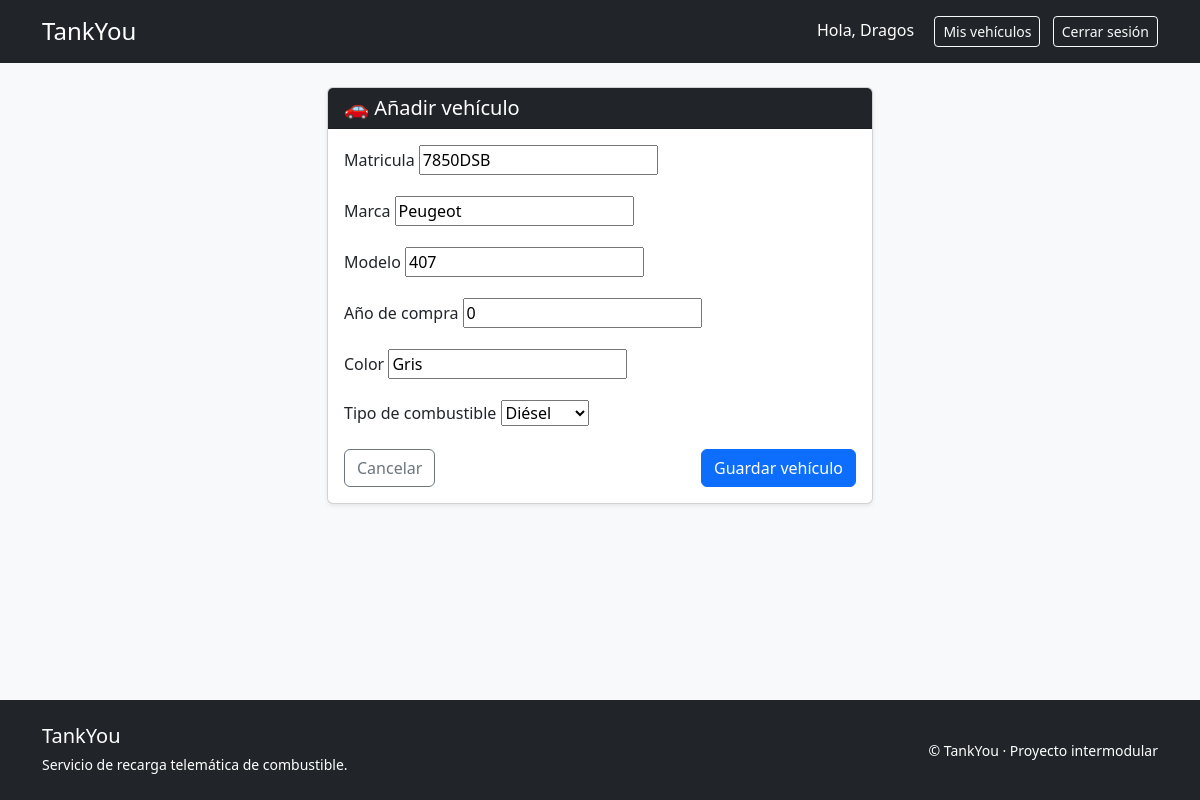
Screenshot of /vehicles/editar/1/ (signed in) with the database file from the repository.
### users/models.py (models this page shows, shortened)
class Usuario(AbstractBaseUser, PermissionsMixin):
    nombre = models.CharField(max_length=50)
    apellidos = models.CharField(max_length=100)
    email = models.EmailField(max_length=100, unique=True)
    fecha_nacimiento = models.DateField(null=True, blank=True)
    dni = models.CharField(max_length=20, unique=True, null=True, blank=True)
    direccion = models.CharField(max_length=150, null=True, blank=True)
    telefono = models.CharField(max_length=25, null=True, blank=True)
    verificado = models.BooleanField(default=False)
    is_active = models.BooleanField(default=True)
    is_admin = models.BooleanField(default=False)
    is_staff = models.BooleanField(default=False)
    create_date = models.DateTimeField(auto_now_add=True)
    update_date = models.DateTimeField(auto_now=True)
    objects = MyUserManager()
    USERNAME_FIELD = 'email'
    REQUIRED_FIELDS = ['nombre', 'apellidos']

### vehicles/models.py (models this page shows, shortened)
class Vehiculo(models.Model):
    TIPO_COMBUSTIBLE_CHOICES = [
        ('gasolina', 'Gasolina'),
        ('diesel', 'Diésel'),
    ]
    usuario = models.ForeignKey(verbose_name='Usuario', to=Usuario, on_delete=models.CASCADE, related_name='vehiculos')
    matricula = models.CharField(verbose_name='Matricula', max_length=50, unique=True)
    modelo = models.CharField(verbose_name='Modelo', max_length=50)
    marca = models.CharField(verbose_name='Marca', max_length=50)
    color = models.CharField(verbose_name='Color', max_length=30)
    tipo_combustible = models.CharField(verbose_name='Tipo de combustible', max_length=20, choices=TIPO_COMBUSTIBLE_CHOICES)
    anyo_compra = models.IntegerField(verbose_name='Año de compra', default=0)
    class Meta:
        constraints = [
            models.UniqueConstraint(fields=['matricula'], name='unique_matricula')
        ]
    class Meta:
        verbose_name = "Vehículo"
        verbose_name_plural = "Vehículos"
        ordering = ['marca', 'modelo', 'matricula']

### vehicles/views.py (the view)
# urls.py: path("vehicles/editar/<int:pk>/", vehicle_views.VehiclesUpdateView.as_view(), name="vehiculo_editar"),
class VehiclesUpdateView(LoginRequiredMixin, UpdateView):
    model = Vehiculo
    fields = ['matricula', 'marca', 'modelo', 'anyo_compra', 'color', 'tipo_combustible']
    success_url = reverse_lazy('vehicles')
    login_url = 'login'

### templates/vehicles/Vehiculo_form.html (shortened to what this page needs)
{% extends "base.html" %}
{% block content %}
<div class="row justify-content-center">
    <div class="col-md-6">
        <div class="card shadow-sm">
            <div class="card-header bg-dark text-white">
                <h5 class="mb-0">🚗 Añadir vehículo</h5>
            </div>
            <div class="card-body">
                <form method="post">
                    {% for field in form %}
                        <div class="mb-3">
                            <label class="form-label">{{ field.label }}</label>
                            {{ field }}
                        </div>
                    {% endfor %}
                    <div class="d-flex justify-content-between">
                        <a href="{% url 'vehicles' %}" class="btn btn-outline-secondary">
                            Cancelar
                        </a>
                        <button type="submit" class="btn btn-primary">
                            Guardar vehículo
                        </button>
                    </div>
                </form>
            </div>
        </div>
    </div>
</div>
{% endblock %}

### templates/header.html (shortened to what this page needs)
<header class="bg-dark text-white py-3">
    <div class="container d-flex justify-content-between align-items-center">
        <h1 class="h4 mb-0">
            <a href="{% url 'Home' %}" class="text-white text-decoration-none">
                TankYou
            </a>
        </h1>
        <div>
            {% if user.is_authenticated %}
                <span class="me-3">
                     Hola, {{ user.nombre }}
                </span>
                <a href="{% url 'vehicles' %}" class="btn btn-outline-light btn-sm me-2">
                    Mis vehículos
                </a>
                <form method="post" action="{% url 'logout' %}" class="d-inline">
                    <button class="btn btn-outline-light btn-sm">
                        Cerrar sesión
                    </button>
                </form>
            {% else %}
                <a href="{% url 'login' %}" class="btn btn-outline-light btn-sm">
                    Iniciar sesión
                </a>
            {% endif %}
        </div>
    </div>
</header>

### rows the page displays
Usuario: nombre "Dragos"
Vehiculo: form "7850DSB" "Peugeot" "407" "0" "Gris" "Diésel"

### other values shown
{{ field.label }} "Matricula" "Marca" "Modelo" "Año de compra" "Color" "Tipo de combustible"
